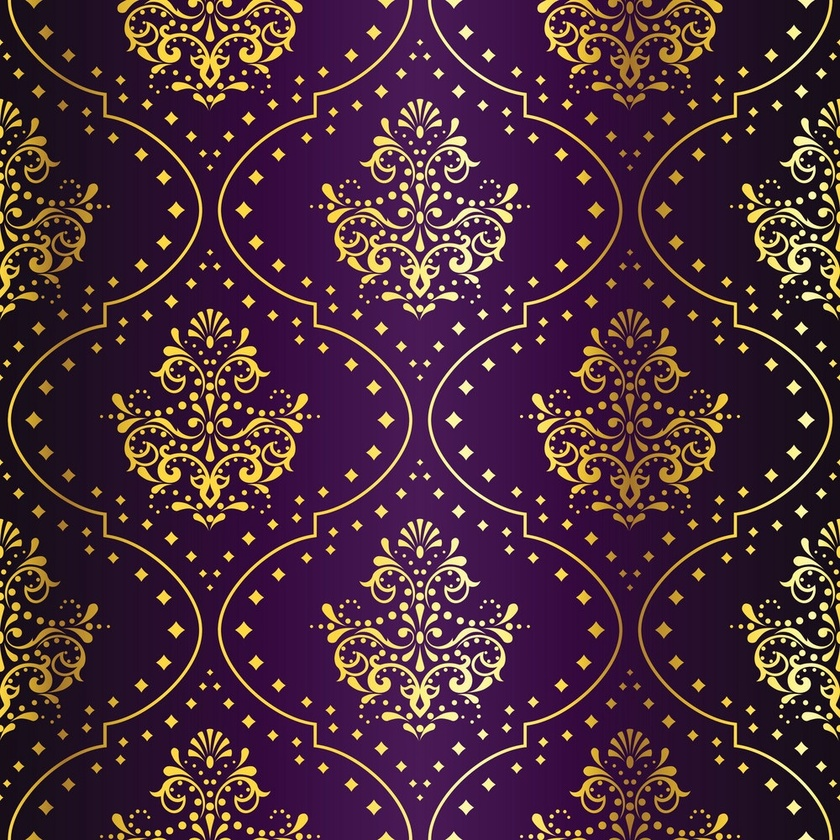
#> input picture test.jpg, 840 x 840 px, shrunk from 1000 x 1000 before the run
$ python main.py
#> lines starting #> are read from the running program, lines starting #| are printed output that depends on the picture
import cv2
import numpy as np

def create_video(image_path, output_video_path, duration_sec=120, fps=60):
    # Load the image
#> called with image_path = 'test.jpg', output_video_path = 'output_video.mp4', duration_sec = 120, fps = 60
    img = cv2.imread(image_path)
#> img is the input picture: shape (840, 840, 3); mean B, G, R 59.3, 44.6, 75.9

    # Get image dimensions
    height, width, _ = img.shape
#> height = 840; width = 840

    # Define video writer
    fourcc = cv2.VideoWriter_fourcc(*'mp4v')
    out = cv2.VideoWriter(output_video_path, fourcc, fps, (width, height))

    # Calculate number of frames
    total_frames = duration_sec * fps

    # Shift image downwards for each frame
    for i in range(total_frames):
        shifted_img = np.roll(img, -i, axis=0)
        out.write(shifted_img)
#> this loop made 7200 passes
#> pass 2, in create_video, `shifted_img = np.roll(img, -i, axis=0)`:
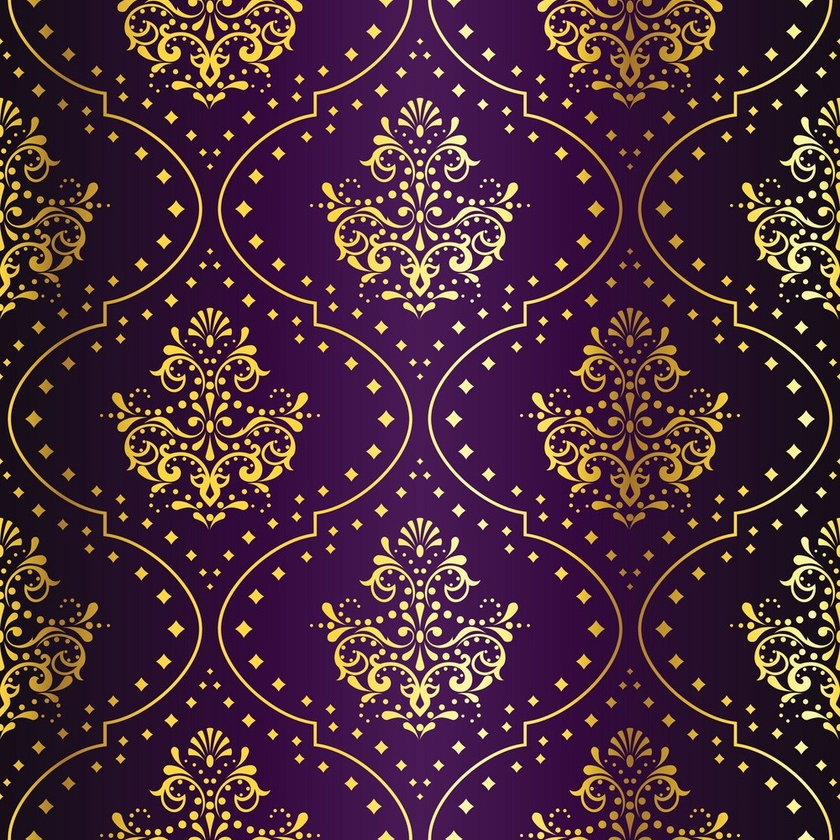
#> shifted_img: shape (840, 840, 3); mean B, G, R 59.3, 44.6, 75.9
#> pass 3, in create_video, `shifted_img = np.roll(img, -i, axis=0)`:
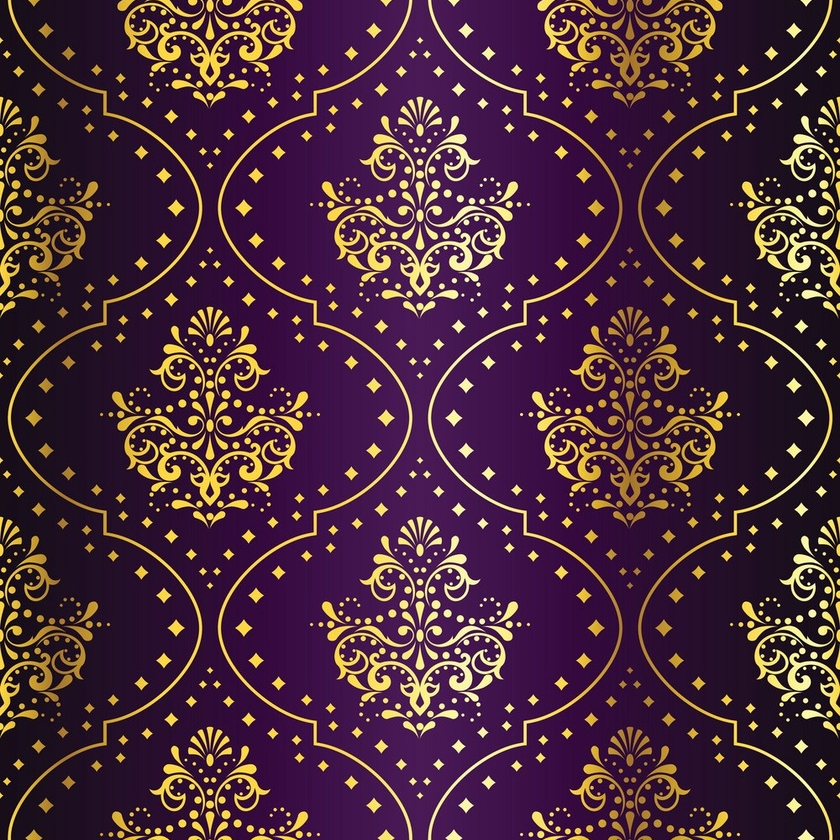
#> shifted_img: shape (840, 840, 3); mean B, G, R 59.3, 44.6, 75.9
#> after the loop:
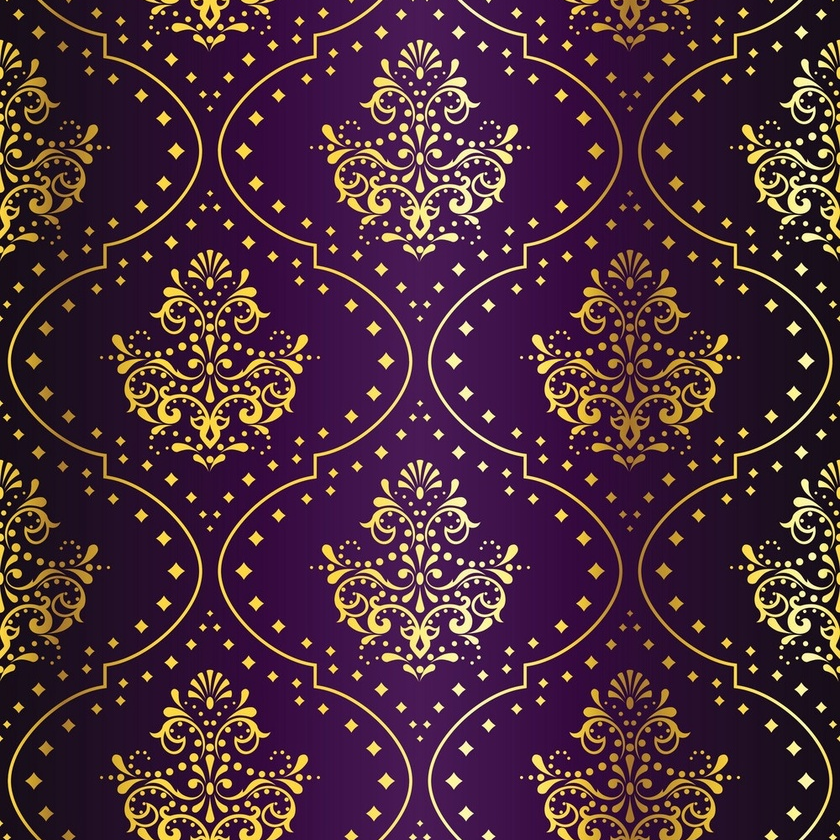
#> shifted_img: shape (840, 840, 3); mean B, G, R 59.3, 44.6, 75.9

    # Release video writer
    out.release()

    print("Video created successfully!")

# Example usage
create_video("test.jpg", "output_video.mp4")
